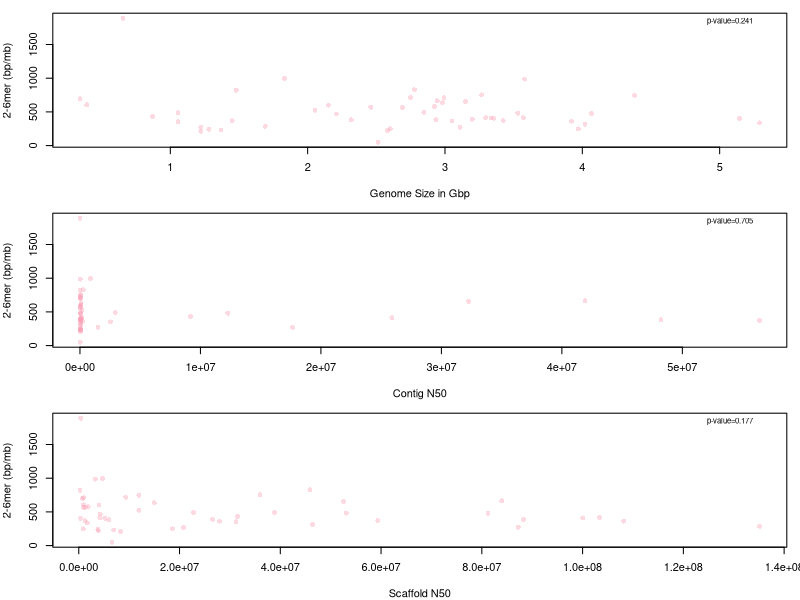

Generate this figure with R:
#read in vertebrate data
dat <-read.csv("../../data/vert.csv")

#only keep the columns needed
dat <- dat[,c(1:2,4:6,8,12:23)]

#only keep the data that has all information
dat <- dat[complete.cases(dat),]

colnames(dat)[18]<-"2.6mermb"

fit1 <- summary(lm(dat$`2.6mermb` ~ dat$Genome.Size))
fit2 <- summary(lm(dat$`2.6mermb` ~ dat$Contig.N50))
fit3 <- summary(lm(dat$`2.6mermb` ~ dat$Scaffold.N50))


par(mfcol=c(3,1))
#par(oma=c(2,1,1,1))
par(mar=c(4,4,1,1))
alpha <- 100
ylab="2-6mer (bp/mb)"
#plot the total microsatellite content to the genome size
plot(dat$`2.6mermb` ~ dat$Genome.Size,
     xlab = "Genome Size in Gbp",
     ylab = ylab, 
     col = rgb(250, 159, 181,alpha, maxColorValue = 255), pch=16)
pval <- round(fit1$coefficients[2,4], digits=3)
text(x=max(dat$Genome.Size), y=max(dat$`2.6mermb`)-50,
     labels= paste("p-value=", pval, sep=""), pos=2,cex=.7)

#plot the total microsatellite content to the contig N50
plot(dat$`2.6mermb` ~ dat$Contig.N50,
     xlab = "Contig N50",
     ylab = ylab, 
     col = rgb(250, 159, 181,alpha, maxColorValue = 255), pch=16)
pval <- round(fit2$coefficients[2,4], digits=3)
text(x=max(dat$Contig.N50), y=max(dat$`2.6mermb`)-50,
     labels= paste("p-value=", pval, sep=""), pos=2,cex=.7)

#plot the total microsatellite content to the scaffold N50
plot(dat$`2.6mermb` ~ dat$Scaffold.N50,
     xlab = "Scaffold N50",
     ylab = ylab, 
     col = rgb(250, 159, 181,alpha, maxColorValue = 255), pch=16)
pval <- round(fit3$coefficients[2,4], digits=3)
text(x=max(dat$Scaffold.N50), y=max(dat$`2.6mermb`)-50,
     labels= paste("p-value=", pval, sep=""), pos=2,cex=.7)

# export 4"x8"